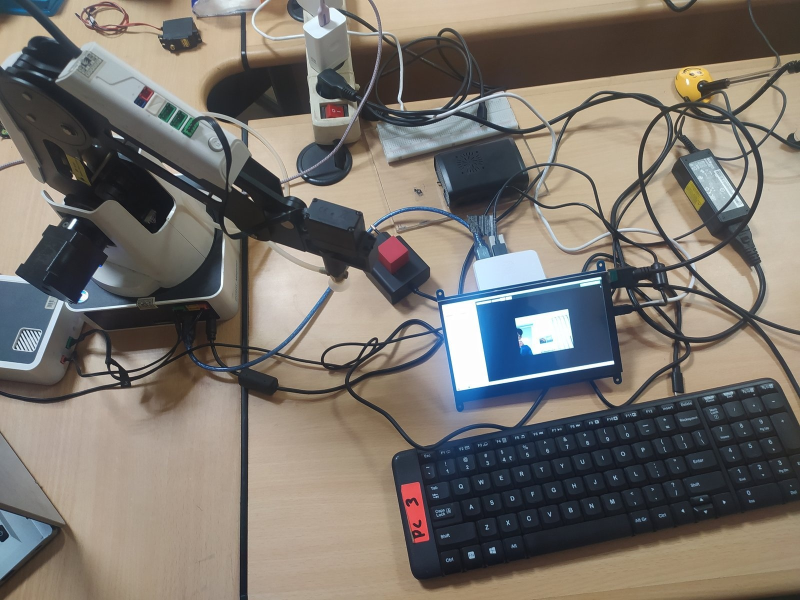
#> input picture Gambar/Gambar6_15_stasiun_teleoperasi_dobot1.jpg, 1600 x 1200 px, found by its file name (shown at 1/2 size)
$ python generate_kp_assets.py
#> lines starting #> are read from the running program, lines starting #| are printed output that depends on the picture
#!/usr/bin/env python3
# -*- coding: utf-8 -*-
"""
Generator Aset Visual Resolusi Tinggi (300 DPI) untuk Presentasi Laporan KP
Fahry Rizky Samsudin (NIM: 1237030018) - Fisika FST UIN Sunan Gunung Djati Bandung
Mencakup:
1. Latar Belakang Cover Kolase Foto Lab KP (cover_bg_kp.png) + Pill Logo UIN-Fisika
2. Gambar 1.1 Alur Latar Belakang Berbasis Citra + Info Footer + Panah Kuning + Gap Research
3. Gambar 4.2 Diagram Alir Perangkat Lunak (Mode SIBI & Teleoperasi) Bebas Tabrakan
4. Persamaan Matematika Bab III (3.1 s.d. 3.8) & Bab V (5.1 s.d. 5.2) 300 DPI
"""

import os
import shutil
import numpy as np
from PIL import Image, ImageDraw, ImageEnhance, ImageFilter, ImageOps
import matplotlib
matplotlib.use('Agg')
import matplotlib.pyplot as plt
import matplotlib.patches as patches
from matplotlib.offsetbox import OffsetImage, AnnotationBbox

BASE_DIR = "/storage/emulated/0/Projek/LAPORAN-KP-Fahry-Rizky-Samsudin-Termux-Android"
PROPOSAL_DIR = "/storage/emulated/0/Projek/PROPOSAL-TA-Fahry-Rizky-Samsudin-Termux-Android"
GAMBAR_DIR = os.path.join(BASE_DIR, "Gambar")
EQ_DIR = os.path.join(GAMBAR_DIR, "equations")
os.makedirs(EQ_DIR, exist_ok=True)

plt.rcParams['mathtext.fontset'] = 'cm'
plt.rcParams['font.sans-serif'] = 'DejaVu Sans'
plt.rcParams['axes.edgecolor'] = '#CBD5E1'


def prepare_cover_and_logos():
    """Menyiapkan logo pill UIN-Fisika dan latar kolase foto lab KP gelap ala slide_ref_1 Gilang."""
    src_pill = os.path.join(PROPOSAL_DIR, "Gambar", "Logo", "logo_uin_fisika_pill.png")
    dst_pill = os.path.join(GAMBAR_DIR, "logo_uin_fisika_pill.png")
    if os.path.exists(src_pill):
        shutil.copy2(src_pill, dst_pill)
        print(f"[OK] Logo pill disalin ke: {dst_pill}")

    # Buat kolase 2x2 dari 4 foto dokumentasi lab KP asli
    target_w, target_h = 2560, 1440
    canvas_img = Image.new("RGBA", (target_w, target_h), (8, 18, 38, 255))
    quad_photos = [
        os.path.join(GAMBAR_DIR, "Gambar6_15_stasiun_teleoperasi_dobot1.jpg"),
        os.path.join(GAMBAR_DIR, "Gambar6_9_integrasi_sistem_mearm.jpg"),
        os.path.join(GAMBAR_DIR, "Gambar6_1_mearm_tampak_depan.jpg"),
        os.path.join(GAMBAR_DIR, "Gambar6_17_manipulator_dobot_suction1.jpg"),
    ]
    qw, qh = target_w // 2, target_h // 2
    positions = [(0, 0), (qw, 0), (0, qh), (qw, qh)]
    for pos, p_path in zip(positions, quad_photos):
        if os.path.exists(p_path):
            im = Image.open(p_path).convert("RGBA")
            im = ImageOps.fit(im, (qw, qh), method=Image.Resampling.LANCZOS)
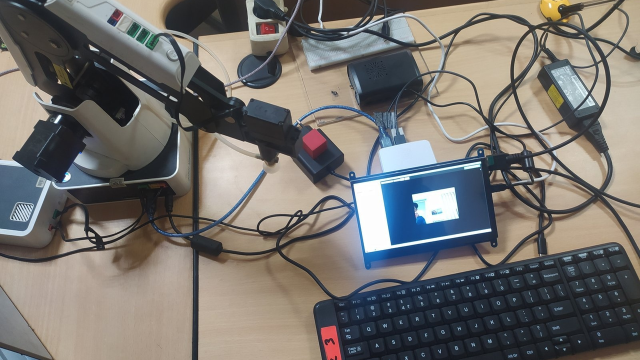
#> im: PIL image 1280x720 RGBA (shown at 1/2 size); mean R, G, B, A 117.5, 114, 109.9, 255
            canvas_img.paste(im, pos)
#> pass 2 of the loop in prepare_cover_and_logos, `for pos, p_path in zip(positions, quad_photos):`:
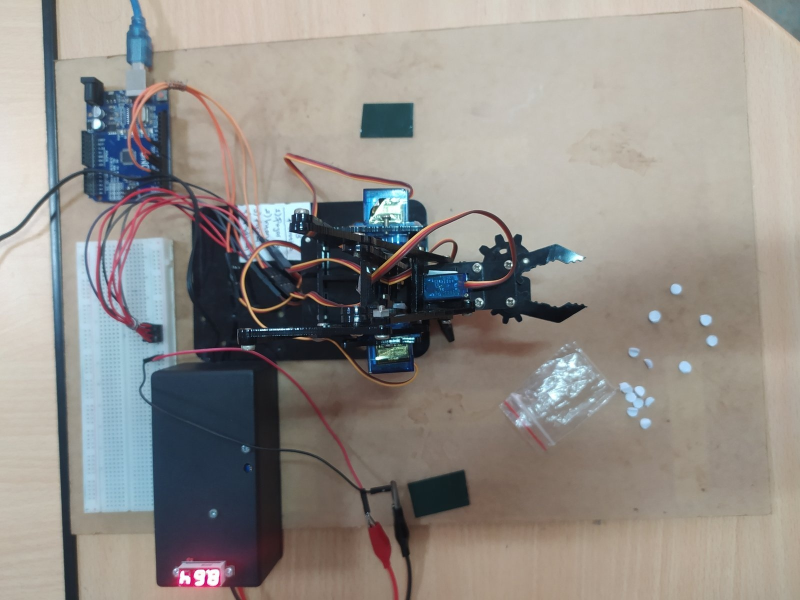
#> input picture Gambar/Gambar6_9_integrasi_sistem_mearm.jpg, 1600 x 1200 px, found by its file name (shown at 1/2 size)
#> in prepare_cover_and_logos, `im = ImageOps.fit(im, (qw, qh), method=Image.Resampling.LANCZOS)`:
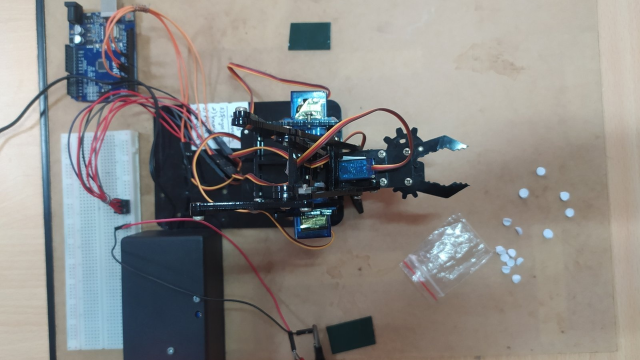
#> im: PIL image 1280x720 RGBA (shown at 1/2 size); mean R, G, B, A 137, 135.1, 132.1, 255
#> in prepare_cover_and_logos, `canvas_img.paste(im, pos)`:
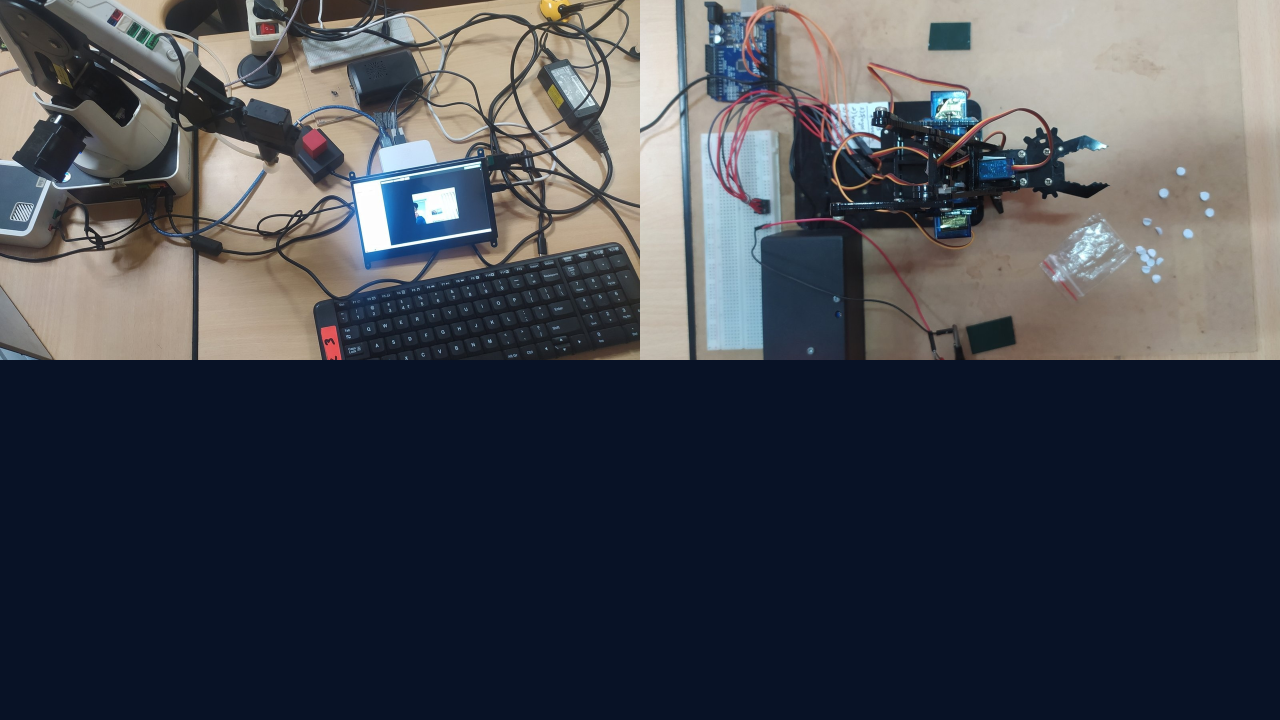
#> canvas_img: PIL image 2560x1440 RGBA (shown at 1/2 size); mean R, G, B, A 67.6, 71.3, 79.5, 255

    # Gelapkan & beri sedikit blur serta overlay biru dongker pekat (#09152B)
    canvas_img = ImageEnhance.Brightness(canvas_img).enhance(0.42)
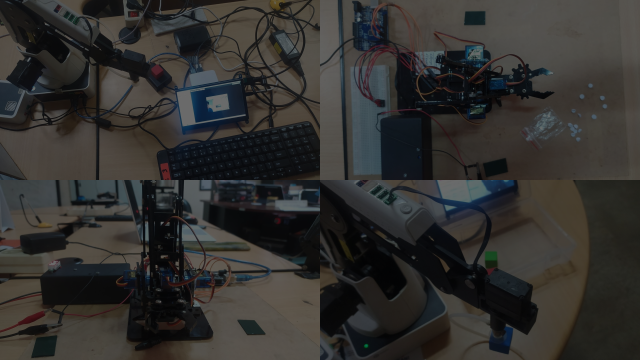
#> canvas_img: PIL image 2560x1440 RGBA (shown at 1/4 size); mean R, G, B, A 49.5, 48.3, 46.3, 255
    canvas_img = canvas_img.filter(ImageFilter.GaussianBlur(radius=3))
    overlay = Image.new("RGBA", (target_w, target_h), (9, 21, 43, int(255 * 0.78)))
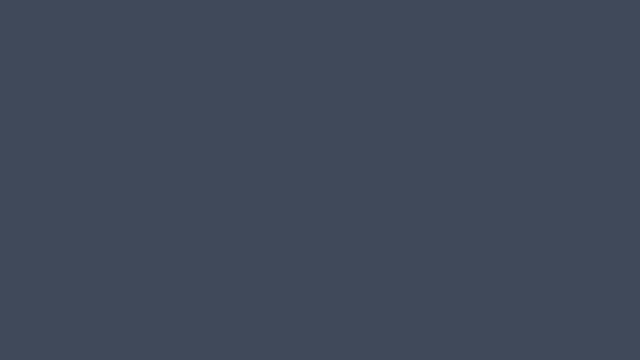
#> overlay: PIL image 2560x1440 RGBA (shown at 1/4 size); mean R, G, B, A 9, 21, 43, 198; transparent parts drawn white
    comp = Image.alpha_composite(canvas_img, overlay).convert("RGB")
    out_cover = os.path.join(GAMBAR_DIR, "cover_bg_kp.png")
    comp.save(out_cover, "PNG", quality=95)
    print(f"[OK] Cover background KP dibuat: {out_cover}")


def render_equations():
    """Merender seluruh persamaan matematika Bab III (3.1-3.8) dan Bab V (5.1-5.2) pada 300 DPI."""
    equations = [
        (
            "eq_3_1_fk.png",
            r"$\phi = \theta_2 + \theta_3 + \theta_4, \qquad r = L_1\cos\theta_2 + L_2\cos(\theta_2+\theta_3) + L_3\cos\phi$" + "\n" +
            r"$X = r\cos\theta_1, \qquad Y = r\sin\theta_1, \qquad Z = d_1 + L_1\sin\theta_2 + L_2\sin(\theta_2+\theta_3) + L_3\sin\phi$",
            (8.2, 1.25), 14.5
        ),
        (
            "eq_3_2_ik_1.png",
            r"$\theta_1 = \mathrm{atan2}(Y, X), \quad r = \sqrt{X^2 + Y^2}, \quad r_w = r - L_3\cos\phi, \quad z_w = Z - d_1 - L_3\sin\phi$" + "\n" +
            r"$c_3 = \frac{r_w^2 + z_w^2 - L_1^2 - L_2^2}{2L_1L_2}, \qquad \theta_3 = \mathrm{atan2}\!\left(\pm\sqrt{1 - c_3^2},\; c_3\right)$",
            (8.2, 1.35), 14.0
        ),
        (
            "eq_3_3_ik_2.png",
            r"$\alpha = \mathrm{atan2}(z_w, r_w), \qquad \beta = \mathrm{atan2}\!\left(L_2\sin\theta_3,\; L_1 + L_2\cos\theta_3\right)$" + "\n" +
            r"$\theta_2 = \alpha - \beta, \qquad \theta_4 = \phi - \theta_2 - \theta_3$",
            (8.2, 1.15), 14.5
        ),
        (
            "eq_norm_landmark.png",
            r"$\Delta x_i = x_i - x_0, \quad \Delta y_i = y_i - y_0, \quad \Delta z_i = z_i - z_0 \quad (i = 0, 1, \dots, 20) \;\Longrightarrow\; \mathbf{v} \in \mathbb{R}^{63}$",
            (7.8, 0.75), 14.5
        ),
        (
            "eq_dnn_softmax.png",
            r"$P(y = k \mid \mathbf{v}) = \frac{\exp(z_k)}{\sum_{j=1}^{26} \exp(z_j)}, \qquad \mathcal{L}_{\mathrm{CE}} = -\sum_{k=1}^{26} y_k \ln P(y = k \mid \mathbf{v})$",
            (7.8, 0.85), 14.5
        ),
        (
            "eq_ema_filter.png",
            r"$\mathbf{P}_t = \alpha\,\mathbf{X}_t + (1 - \alpha)\,\mathbf{P}_{t-1} \quad (\alpha = 0{,}2), \qquad \|\mathbf{P}_t - \mathbf{P}_{t-1}\|_2 > 5{,}0\;\mathrm{mm}$",
            (7.6, 0.75), 14.5
        ),
        (
            "eq_5_1_akurasi.png",
            r"$\mathrm{Akurasi} = \frac{\mathrm{Jumlah\;Prediksi\;Benar}}{\mathrm{Jumlah\;Seluruh\;Data\;Uji}} \times 100\% = \frac{503}{520} \times 100\% = 96{,}73\%$",
            (7.8, 0.85), 15.0
        ),
        (
            "eq_5_2_euclidean.png",
            r"$e = \sqrt{(X_{\mathrm{target}} - X_{\mathrm{aktual}})^2 + (Y_{\mathrm{target}} - Y_{\mathrm{aktual}})^2 + (Z_{\mathrm{target}} - Z_{\mathrm{aktual}})^2}, \qquad \bar{e} = 1{,}90\;\mathrm{mm}$",
            (8.0, 0.85), 14.5
        ),
    ]

    for fname, tex, fsize, pt in equations:
        out_p = os.path.join(EQ_DIR, fname)
        fig, ax = plt.subplots(figsize=fsize, dpi=300)
        fig.patch.set_facecolor('white')
        ax.set_facecolor('white')
        ax.axis('off')
        ax.text(0.5, 0.5, tex, fontsize=pt, ha='center', va='center', color='#0F1E4A', linespacing=1.45)
        plt.savefig(out_p, dpi=300, bbox_inches='tight', pad_inches=0.06, facecolor='white')
        plt.close(fig)
        print(f"[OK] Equation dirender: {out_p}")


# [23 lines left out: functions crop_and_round_image, contain_and_round_image, not called in this run]


def make_dual_robot_image(path1, path2, target_size=(520, 270), radius=18):
    """Menggabungkan citra Dobot Magician (kiri) dan meArm (kanan) berdampingan."""
    w, h = target_size
    half_w = (w - 8) // 2
    canvas = Image.new("RGBA", target_size, (248, 250, 252, 255))
    im1 = ImageOps.fit(Image.open(path1).convert("RGBA"), (half_w, h), method=Image.Resampling.LANCZOS)
    im2 = ImageOps.fit(Image.open(path2).convert("RGBA"), (half_w, h), method=Image.Resampling.LANCZOS)
    canvas.paste(im1, (0, 0))
    canvas.paste(im2, (half_w + 8, 0))
    mask = Image.new("L", target_size, 0)
    draw = ImageDraw.Draw(mask)
    draw.rounded_rectangle((0, 0, w, h), radius=radius, fill=255)
    out = Image.new("RGBA", target_size, (255, 255, 255, 0))
    out.paste(canvas, (0, 0), mask)
    return out


def generate_latar_belakang_image_flow():
    """
    Membangun Gambar 1.1 Alur Latar Belakang Berbasis Citra (Visual Image-Flow)
    Sesuai slide_ref_2.png Gilang:
    - 5 Kartu Citra Nyata + Info Footer Singkat Bersitasi di bawah setiap gambar
    - Panah Lengkung Kuning/Emas (Curved Arrows) menghubungkan 1 -> 2 -> 3 -> 4 -> 5 -> GAP RESEARCH
    """
    canvas_w, canvas_h = 2400, 1120
    canvas = Image.new("RGBA", (canvas_w, canvas_h), (244, 247, 251, 255))
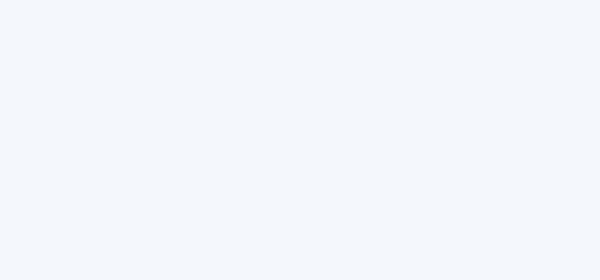
#> canvas: PIL image 2400x1120 RGBA (shown at 1/4 size); mean R, G, B, A 244, 247, 251, 255
    draw = ImageDraw.Draw(canvas)

    from PIL import ImageFont
    font_bold_path = "/system/fonts/Roboto-Bold.ttf"
    font_reg_path = "/system/fonts/Roboto-Regular.ttf"
    font_italic_path = "/system/fonts/Roboto-Italic.ttf"
    if not os.path.exists(font_bold_path):
        font_bold_path = "/data/data/com.termux/files/usr/share/fonts/TTF/DejaVuSans-Bold.ttf"
        font_reg_path = "/data/data/com.termux/files/usr/share/fonts/TTF/DejaVuSans.ttf"
        font_italic_path = font_reg_path

    f_badge = ImageFont.truetype(font_bold_path, 23)
    f_foot_b = ImageFont.truetype(font_bold_path, 22)
    f_foot_r = ImageFont.truetype(font_reg_path, 20)
    f_cite = ImageFont.truetype(font_bold_path, 19)
    f_gap_title = ImageFont.truetype(font_bold_path, 34)
    f_gap_body = ImageFont.truetype(font_reg_path, 22)
    f_gap_bold = ImageFont.truetype(font_bold_path, 22)

    # Ukuran kartu (3 kolom x 2 baris)
    # Baris Atas: Node 1 (Kiri), Node 2 (Tengah), Node 3 (Kanan)
    # Baris Bawah: Node 4 (Kiri), Node 5 (Tengah), Node 6 = GAP RESEARCH (Kanan)
    card_w, card_h = 710, 500
    xs = [45, 845, 1645]
    ys = [25, 585]

    img_w, img_h = 670, 315

    # Siapkan 5 citra untuk Node 1..5
    im_node1 = make_dual_robot_image(
        os.path.join(GAMBAR_DIR, "Gambar3_3_dobot_magician.jpg"),
        os.path.join(GAMBAR_DIR, "Gambar3_4a_mearm_depan.jpg"),
        target_size=(img_w, img_h)
    )
    # Node 2: ambil hanya bagian kerangka tangan (kiri ~39%) agar bebas daftar teks
    lm_src = Image.open(os.path.join(GAMBAR_DIR, "Gambar3_2_mediapipe_landmarks.png")).convert("RGBA")
    lm_hand = lm_src.crop((0, 0, int(lm_src.width * 0.39), lm_src.height))
    lm_hand = ImageOps.contain(lm_hand, (img_w - 40, img_h - 70), method=Image.Resampling.LANCZOS)
    lm_canvas = Image.new("RGBA", (img_w, img_h), (255, 255, 255, 255))
    lm_canvas.paste(lm_hand, ((img_w - lm_hand.width) // 2, img_h - lm_hand.height - 8), lm_hand)
    lm_mask = Image.new("L", (img_w, img_h), 0)
    ImageDraw.Draw(lm_mask).rounded_rectangle((0, 0, img_w, img_h), radius=18, fill=255)
    im_node2 = Image.new("RGBA", (img_w, img_h), (255, 255, 255, 0))
    im_node2.paste(lm_canvas, (0, 0), lm_mask)
    im_node3 = crop_and_round_image(
        os.path.join(GAMBAR_DIR, "latar_belakang_gemini_concept.png"),
        target_size=(img_w, img_h)
    )
    im_node4 = crop_and_round_image(
        os.path.join(GAMBAR_DIR, "Gambar5_5_uji_mearm_sibi.png"),
        target_size=(img_w, img_h)
    )
    im_node5 = crop_and_round_image(
        os.path.join(GAMBAR_DIR, "Gambar5_6_uji_teleoperasi_dobot.png"),
        target_size=(img_w, img_h)
    )

    nodes = [
        {
            "col": 0, "row": 0,
            "img": im_node1,
            "badge": "1. Manipulator 4-DOF & Limitasi HMI",
            "badge_col": (18, 43, 89),
            "line1": "Manipulator 4-DOF vital bagi otomasi presisi, namun HMI",
            "line2": "joystick/pendant kaku & membatasi intuisi alami operator.",
            "cite": "(Craig, 2018; Rautaray & Agrawal, 2015)"
        },
        {
            "col": 1, "row": 0,
            "img": im_node2,
            "badge": "2. Visi Nirsentuh 21 Hand Landmarks",
            "badge_col": (2, 132, 199),
            "line1": "Ekstraksi 21 titik sendi tangan 3D (x, y, z) MediaPipe",
            "line2": "secara real-time tanpa beban komputasi piksel mentah.",
            "cite": "(Lugaresi et al., 2019; Zhang et al., 2020)"
        },
        {
            "col": 2, "row": 0,
            "img": im_node3,
            "badge": "3. Edge Computing Raspberry Pi 5",
            "badge_col": (5, 150, 105),
            "line1": "Inferensi AI dijalankan lokal pada SBC Raspberry Pi 5",
            "line2": "(30 FPS), memangkas latensi cloud & hemat daya.",
            "cite": "(Shi et al., 2016; Satyanarayanan, 2017)"
        },
        {
            "col": 0, "row": 1,
            "img": im_node4,
            "badge": "4. Kendali Diskret SIBI (meArm 4-DOF)",
            "badge_col": (124, 58, 237),
            "line1": "Klasifikasi 26 abjad SIBI (63 fitur geometri) via DNN",
            "line2": "sebagai instruksi aksi diskret pada manipulator meArm.",
            "cite": "(Kosasih, 2012; Goodfellow et al., 2016)"
        },
        {
            "col": 1, "row": 1,
            "img": im_node5,
            "badge": "5. Teleoperasi Kontinu 3D (Dobot)",
            "badge_col": (217, 119, 6),
            "line1": "Translasi koordinat tangan ke ruang kerja (X, Y, Z) via",
            "line2": "Inverse Kinematics & filter anti-jitter pada Dobot.",
            "cite": "(Craig, 2018; Lynch & Park, 2017)"
        },
    ]

    for nd in nodes:
        x = xs[nd["col"]]
        y = ys[nd["row"]]
        # Bayangan halus
        draw.rounded_rectangle((x + 5, y + 6, x + card_w + 5, y + card_h + 6), radius=24, fill=(203, 213, 225, 140))
        # Kartu putih dengan border navy/slate
        draw.rounded_rectangle((x, y, x + card_w, y + card_h), radius=24, fill=(255, 255, 255, 255), outline=(148, 163, 184, 255), width=3)

        # Tempel citra utama
        canvas.paste(nd["img"], (x + 20, y + 18), nd["img"])

        # Badge label di pojok kiri atas citra
        bw = draw.textlength(nd["badge"], font=f_badge) + 34
        draw.rounded_rectangle((x + 32, y + 30, x + 32 + bw, y + 74), radius=14, fill=nd["badge_col"] + (235,), outline=(255, 255, 255, 220), width=2)
        draw.text((x + 49, y + 38), nd["badge"], font=f_badge, fill=(255, 255, 255, 255))

        # Area Footer Info di bawah citra
        fy = y + 344
        draw.rounded_rectangle((x + 16, fy, x + card_w - 16, y + card_h - 14), radius=16, fill=(241, 245, 249, 255), outline=(203, 213, 225, 255), width=2)
        draw.text((x + 30, fy + 12), nd["line1"], font=f_foot_r, fill=(15, 23, 42, 255))
        draw.text((x + 30, fy + 40), nd["line2"], font=f_foot_r, fill=(15, 23, 42, 255))
        draw.text((x + 30, fy + 74), nd["cite"], font=f_cite, fill=nd["badge_col"] + (255,))

    # Kotak ke-6: GAP RESEARCH (Kanan Bawah: col=2, row=1) ala Gilang
    gx, gy = xs[2], ys[1]
    draw.rounded_rectangle((gx + 5, gy + 6, gx + card_w + 5, gy + card_h + 6), radius=24, fill=(203, 213, 225, 160))
    draw.rounded_rectangle((gx, gy, gx + card_w, gy + card_h), radius=24, fill=(15, 30, 68, 255), outline=(245, 158, 11, 255), width=5)

    # Header Pill GAP RESEARCH
    draw.rounded_rectangle((gx + 28, gy + 24, gx + card_w - 28, gy + 88), radius=16, fill=(245, 158, 11, 255))
    gt_w = draw.textlength("GAP RESEARCH", font=f_gap_title)
    draw.text((gx + (card_w - gt_w) / 2, gy + 36), "GAP RESEARCH", font=f_gap_title, fill=(15, 23, 42, 255))

    gap_lines = [
        ("Belum terdapat sistem ", "visi komputer tertanam"),
        ("mandiri pada ", "Raspberry Pi 5"),
        (" yang menyatukan", ""),
        ("dua paradigma kendali manipulator ", "4-DOF:"),
        ("1. Kendali Diskret: ", "Klasifikasi 26 abjad SIBI"),
        ("    (DNN 63 fitur) pada robot ", "meArm."),
        ("2. Kendali Kontinu: ", "Teleoperasi spasial 3D"),
        ("    (X, Y, Z) real-time pada ", "Dobot Magician"),
        ("    dengan evaluasi ", "akurasi, galat (mm), & latensi.")
    ]
    curr_y = gy + 112
    for regular_part, bold_part in gap_lines:
        cx = gx + 34
        if regular_part:
            draw.text((cx, curr_y), regular_part, font=f_gap_body, fill=(241, 245, 249, 255))
            cx += draw.textlength(regular_part, font=f_gap_body)
        if bold_part:
            draw.text((cx, curr_y), bold_part, font=f_gap_bold, fill=(251, 191, 36, 255))
        curr_y += 40

    # Gambar Panah Kuning/Emas Tebal antar kartu:
    # 1 -> 2 (Atas Kiri ke Atas Tengah)
    # 2 -> 3 (Atas Tengah ke Atas Kanan)
    # 3 -> 4 (Dari Atas Kanan mengarah ke Bawah Kiri / atau 3 turun ke bawah dan 1->2->3 lalu ke 4->5->GAP)
    # Agar sangat intuitif dibaca:
    # Panah 1 -> 2 (horizontal atas)
    # Panah 2 -> 3 (horizontal atas)
    # Panah 1/3 -> 4 & 5 -> GAP RESEARCH
    # [14 lines left out: function draw_thick_arrow, not called in this run]

    # Panah 1 -> 2
    draw_thick_arrow((xs[0] + card_w + 6, ys[0] + card_h // 2), (xs[1] - 6, ys[0] + card_h // 2))
    # Panah 2 -> 3
    draw_thick_arrow((xs[1] + card_w + 6, ys[0] + card_h // 2), (xs[2] - 6, ys[0] + card_h // 2))
    # Panah konektor baris atas ke baris bawah (dari tengah bawah baris atas ke baris bawah)
    draw_thick_arrow((xs[0] + card_w // 2, ys[0] + card_h + 6), (xs[0] + card_w // 2, ys[1] - 6))
    draw_thick_arrow((xs[1] + card_w // 2, ys[0] + card_h + 6), (xs[1] + card_w // 2, ys[1] - 6))
    draw_thick_arrow((xs[2] + card_w // 2, ys[0] + card_h + 6), (xs[2] + card_w // 2, ys[1] - 6))
    # Panah 4 -> 5
    draw_thick_arrow((xs[0] + card_w + 6, ys[1] + card_h // 2), (xs[1] - 6, ys[1] + card_h // 2))
    # Panah 5 -> GAP RESEARCH
    draw_thick_arrow((xs[1] + card_w + 6, ys[1] + card_h // 2), (xs[2] - 6, ys[1] + card_h // 2))

    out_path1 = os.path.join(GAMBAR_DIR, "Gambar1_1_latar_belakang_flowchart_asli.png")
    out_path2 = os.path.join(GAMBAR_DIR, "latar_belakang_visual_flow.png")
    canvas.convert("RGB").save(out_path1, "PNG", quality=95)
    canvas.convert("RGB").save(out_path2, "PNG", quality=95)
    print(f"[OK] Gambar 1.1 Visual Image-Flow berhasil dibuat: {out_path1}")


# [107 lines left out: function generate_clean_software_flowchart, not called in this run]


if __name__ == "__main__":
    prepare_cover_and_logos()
    render_equations()
#> (the run stopped early here; a loop or call above may not have finished)
